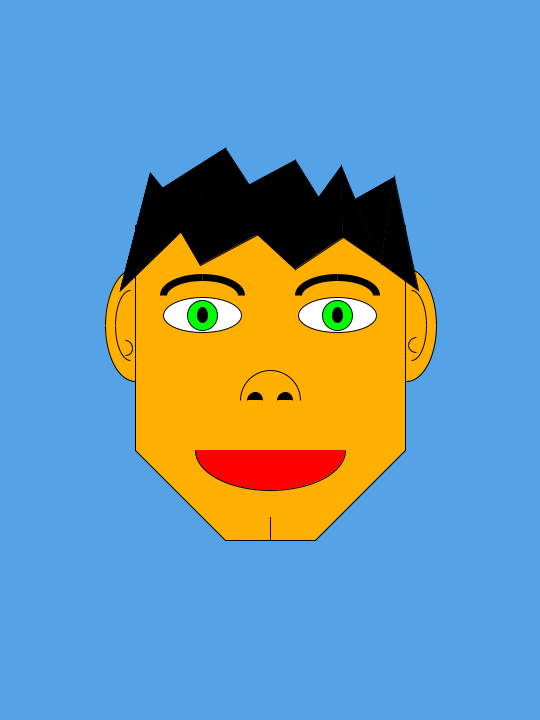
Frame 1 (no input)
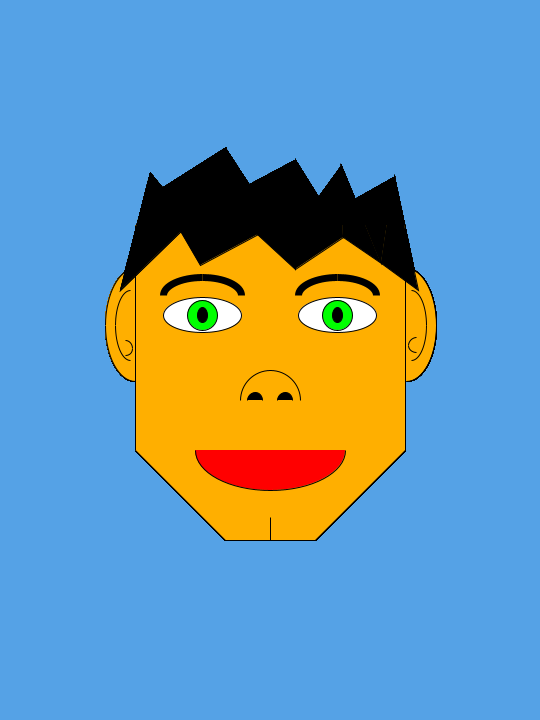
Frame 60 (the mouse pressed at the canvas centre just before this capture)
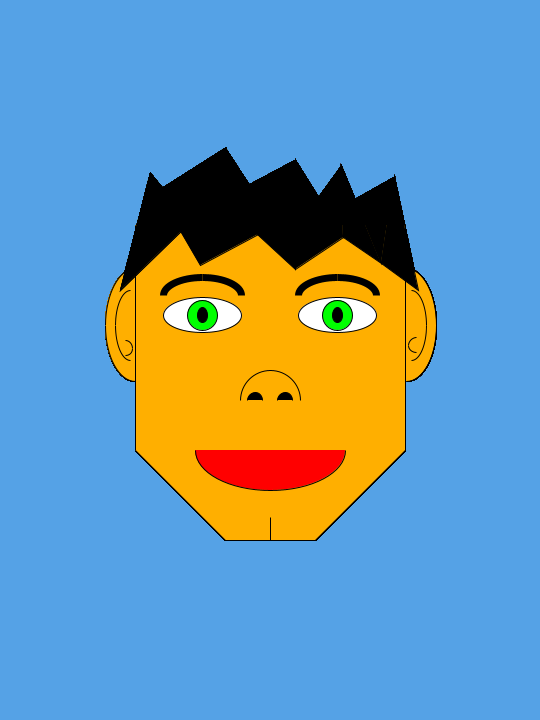
Frame 120 (the mouse held since frame 60 and released just before this capture)

The Processing sketch that drew these frames (run headless with seeded random() and noise(); from frame 60 on, the mouse is pressed at the canvas centre):

// Processing sketch: processing_116870
// ── processing_116870.pde

void setup() {
  size(540, 720);
  background(#55A2E6);
}

void draw() {

  //Esto es la cara
  fill(#FFAF00);
  noStroke();
  //Cuadrado para la parte superior
  quad(135, 225, 405, 225, 405, 450, 135, 450);
  //Cuadrado para la paste inferior (en medio de los triangulos)
  quad(225, 450, 225, 540, 315, 540, 315, 450);
  //Parte inferior, triangulos, primero izquierda despues derecha
  triangle(135, 450, 225, 540, 225, 450);
  triangle(405, 450, 315, 540, 315, 450);
  
  //Esto son las lineas del contorno de la cara
  stroke(#000000);
  line(135, 225, 135, 450);
  line(405, 225, 405, 450);
  line(135, 450, 225, 540);
  line(315, 540, 405, 450);
  line(225, 540, 315, 540);
  line(270, 540, 270, 517.5);
  
  //Estos son los ojos, izquierdo primero, derecho segundo
  stroke(#000000);
  fill(#FFFFFF);
  ellipse(202.5, 315, 78.75, 35);
  ellipse(337.5, 315, 78.75, 35);

  //Esta sección es el interior de los ojos
  fill(#00FF00);
  //Esto es el iris, izquierdo primero, derecho segundo
  ellipse(202.5, 315, 30, 30);
  ellipse(337.5, 315, 30, 30);
  //Esto es la pupila, izquierda primera, derecha segunda
  fill(#000000);  
  ellipse(202.5, 315, 10, 15);
  ellipse(337.5, 315, 10, 15);

 
  //Esta sección son las cejas
  stroke(#000000);
  noFill();
  strokeWeight(7); //Cambiar tamaño grosor borde
  strokeCap(SQUARE); //Redondear las esquinas del borde
  //Ceja izquierda, primero parte izquierda, despues derecha
  arc(202.5, 295, 78.75, 35, TWO_PI-PI/2, TWO_PI);
  arc(202.5, 295, 78.75, 35, PI, TWO_PI-PI/2);
  //Ceja derecha, primero parte izquierda, despues derecha
  arc(337.5, 295, 78.75, 35, TWO_PI-PI/2, TWO_PI);
  arc(337.5, 295, 78.75, 35, PI, TWO_PI-PI/2);
  strokeWeight(1); //Cambiar tamaño grosor borde
  
  
  //Esta sección es la boca
  fill(#FF0000);
  arc(270, 450, 150, 80, PI-PI, PI);

  /*Esta sección es la nariz, primera linia la 
  nariz entera, segunda y tercera linia los agujeros*/
  fill(#FFAF00);
  arc(270, 400, 60, 60, TWO_PI-PI, TWO_PI);
  
  fill(#000000);
  arc(255, 400, 15, 15, TWO_PI-PI, TWO_PI);
  arc(285, 400, 15, 15, TWO_PI-PI, TWO_PI);
 
  //Esta sección son las orejas
  fill(#FFAF00);
  //Oreja izquierda, parte de arriba
  arc(135, 325, 60, 112.5, PI, TWO_PI-PI/2);  
  //Oreja izquierda, parte de abajo
  arc(135, 325, 60, 112.5, PI/2, PI);
  //Oreja derecha, parte de arriba
  arc(406, 325, 60, 112.5, TWO_PI-PI/2, TWO_PI);
  //Oreja derecha, parte de abajo  
  arc(406, 325, 60, 112.5, 0, PI/2);
 
  /*Esto son las lineas de las orejas, 
  primero las de la izquierda y despues las de la derecha*/
  arc(130, 325, 30, 70, PI, TWO_PI-PI/2);  
  arc(130, 325, 30, 70, PI/2, PI);
  arc(125, 348, 15, 15, TWO_PI-PI/2, TWO_PI);
  arc(125, 348, 15, 15, 0, PI/2);

  arc(411, 325, 30, 70, TWO_PI-PI/2, TWO_PI);
  arc(411, 325, 30, 70, 0, PI/2);  
  arc(416, 345, 15, 15, PI, TWO_PI-PI/2);
  arc(416, 345, 15, 15, PI/2, PI);
  
  //Esta sección es el pelo
  fill(#000000);
  triangle(150, 173, 120, 290, 190, 222);
  triangle(190, 222, 162, 188, 225, 148);
  triangle(200, 265, 275, 225, 175, 222);
  triangle(188, 225, 225, 148, 275, 225);
  triangle(220, 200, 295, 269, 295, 160);
  triangle(295, 160, 343, 237, 295, 269);
  triangle(343, 237, 309, 210, 341, 166);
  triangle(343, 237, 381, 263, 341, 166);
  triangle(150, 173, 120, 290, 190, 222);
  triangle(381, 263, 394, 177, 355, 199);
  triangle(418, 290, 394, 177, 381, 263);
}
